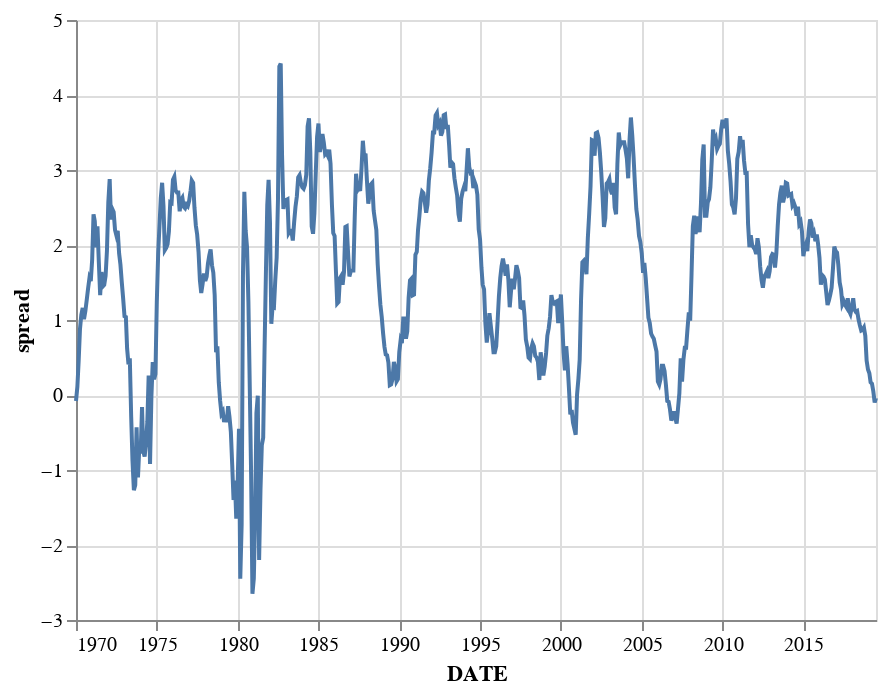

Here is the notebook cell this chart was saved with:
### Code cell
alt.Chart(yield_curve.reset_index(name='spread')).mark_line().encode(
    x='DATE:T',
    y='spread:Q'
)

### Figure 1 — Vega-Lite specification as saved in the notebook (floating-point values rounded to 4 significant figures; data arrays with more than 128 entries replaced by an {"elided": "..."} marker saying what was removed)
{"$schema": "https://vega.github.io/schema/vega-lite/v3.3.0.json", "config": {"mark": {"tooltip": null}, "view": {"height": 300, "width": 400}}, "data": {"name": "data-9e0ac8d1e364230f2f0460d816612c82"}, "datasets": {"data-9e0ac8d1e364230f2f0460d816612c82": {"elided": "595 records"}}, "encoding": {"x": {"field": "DATE", "type": "temporal"}, "y": {"field": "spread", "type": "quantitative"}}, "mark": "line"}
